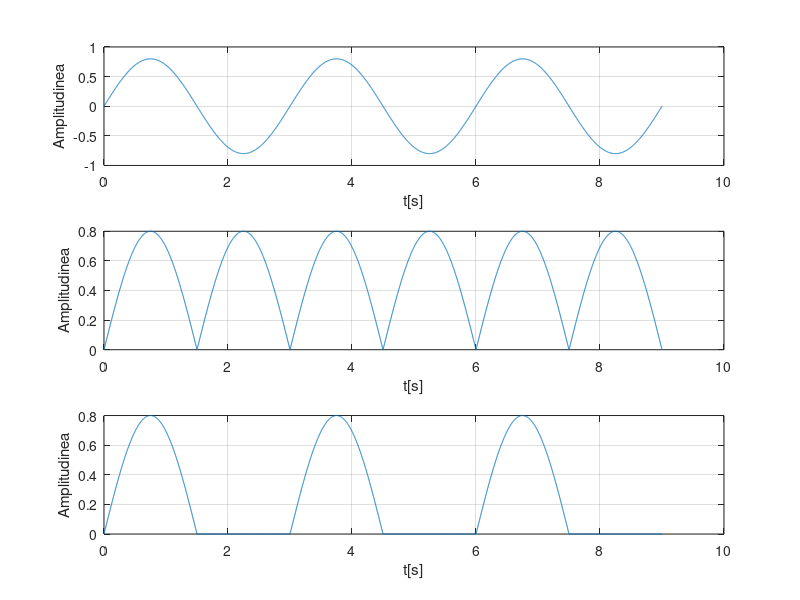

MATLAB code to generate this figure:
%rezolutie temporara 2ms=0.002s
t=0:0.002:9; % vor fi afisate 3 perioade
T=3;
F=1/T;
A=0.8;
s1=A*sin(2*pi*F*t); %semnalul initial
subplot(3,1,1) , plot(t,s1),grid
xlabel('t[s]')
ylabel('Amplitudinea')
s2=abs(s1); %semnalul in modul
subplot(3,1,2) ,plot(t,s2),grid
xlabel('t[s]')
ylabel('Amplitudinea')
sr=(s1+s2)/2; %semnalul redresat
subplot(3,1,3) ,plot(t,sr),grid
xlabel('t[s]')
ylabel('Amplitudinea')